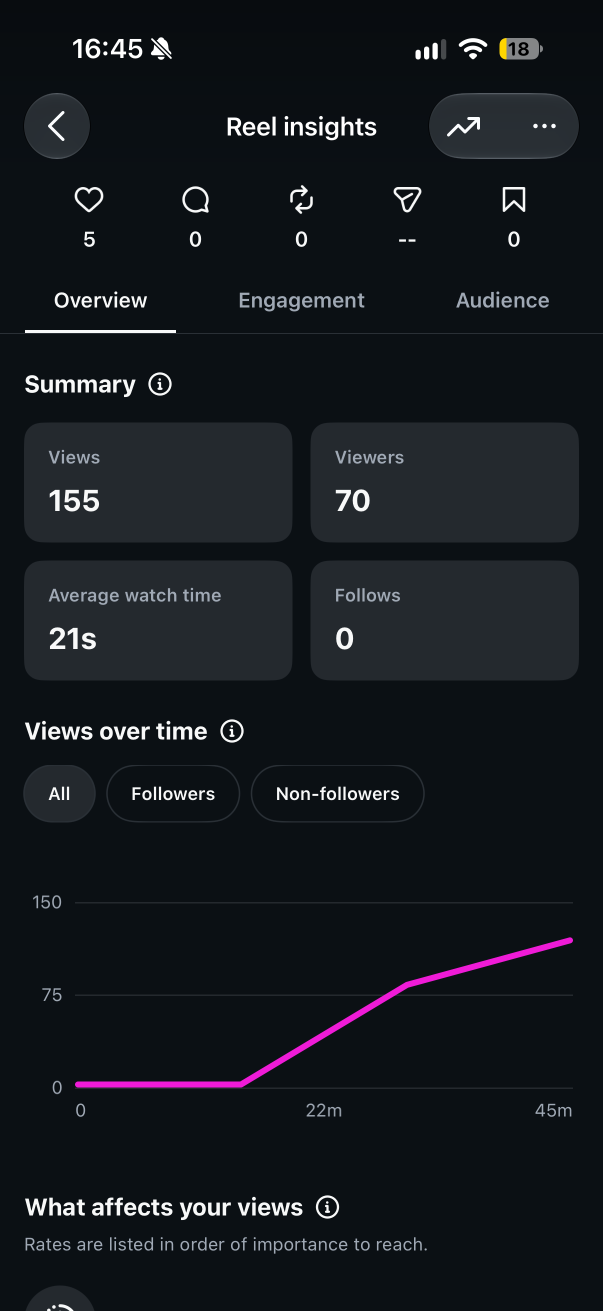
#> input picture context/uploads/1439127a-image.png, 1206 x 2622 px (shown at 1/2 size)
$ python seam.py ../uploads/1439127a-image.png
#> lines starting #> are read from the running program, lines starting #| are printed output that depends on the picture; after the words box and inside, x2 and y2 are one past the last pixel; in counts of white or black regions, pixels touching at a corner belong together
import sys
import numpy as np
from PIL import Image
for f in sys.argv[1:]:
    a=np.asarray(Image.open(f).convert('RGB')).astype(int)
    sub=a[880:1500, 700:1060]
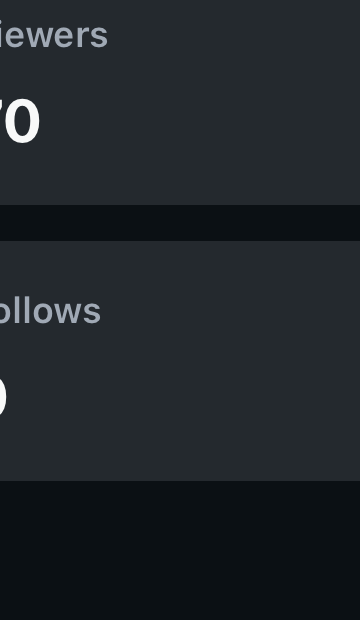
#> sub: shape (620, 360, 3) int64; mean R, G, B 31, 36, 40.7
    l=sub[:, :-2]; c=sub[:,1:-1]; r=sub[:,2:]
    dl=np.abs(c-l).sum(2); dr=np.abs(c-r).sum(2); dlr=np.abs(l-r).sum(2)
#> after `dl = np.abs(c - l).sum(2)`:
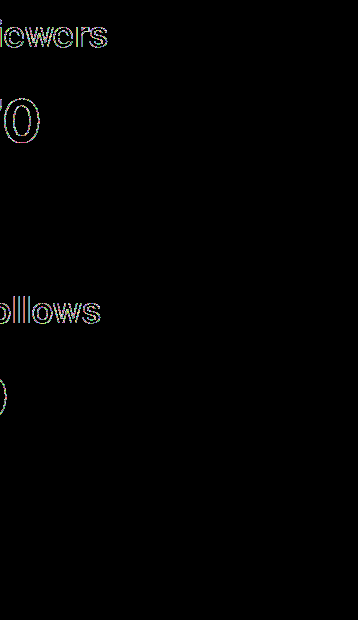
#> dl: shape (620, 358) int64; 388 distinct labels, from 0 to 611; one colour per label, 0 black
#> after `dr = np.abs(c - r).sum(2)`: dr: shape (620, 358) int64; 386 distinct labels, from 0 to 611
#> after `dlr = np.abs(l - r).sum(2)`: dlr: shape (620, 358) int64; 410 distinct labels, from 0 to 623
    m=(dl>25)&(dr>25)&(dlr<12)
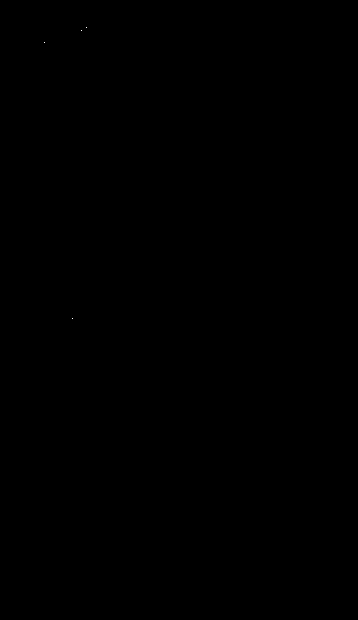
#> m: shape (620, 358) bool; 0% white in thin lines or dots, all inside (x1, y1, x2, y2) = (44, 27, 87, 319)
    cnt=m.sum(0)
#> cnt = 358 values, max 1 at index 44, min 0 at index 0, mean 0.0112
    top=np.argsort(cnt)[::-1][:5]
#> top = [44, 86, 72, 81, 114]
    print(f, [(int(x+701), int(cnt[x])) for x in top])
#| ../uploads/1439127a-image.png [(745, 1), (787, 1), (773, 1), (782, 1), (815, 0)]

$ run again, on context/uploads/34f91951-image.png
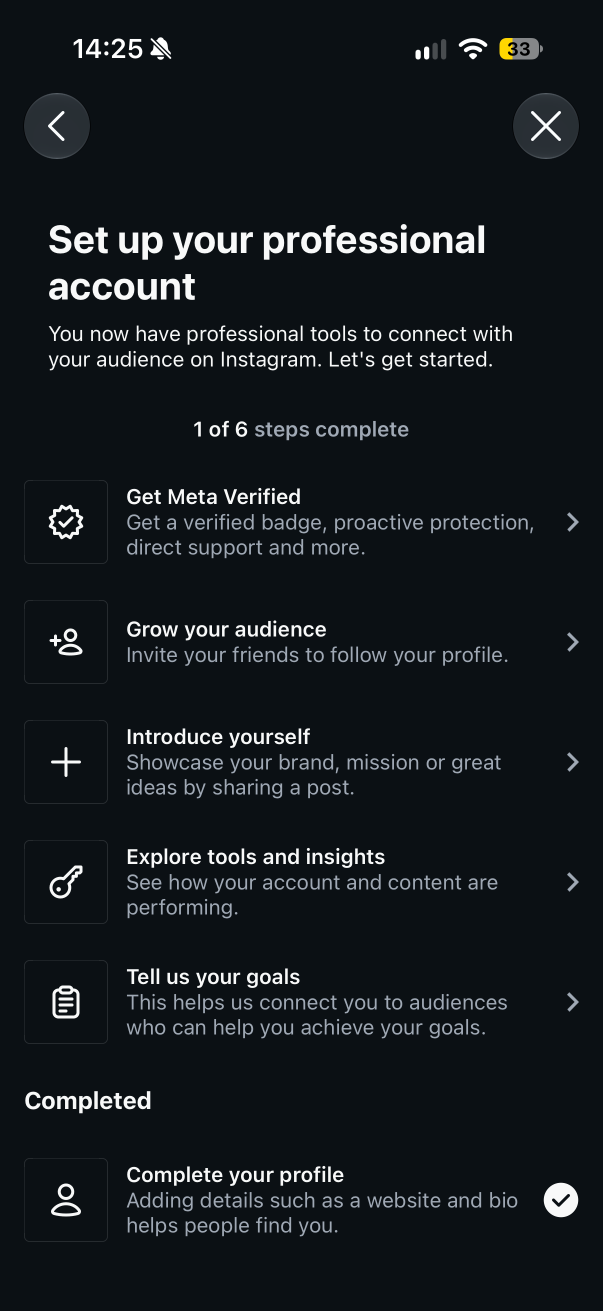
#> input picture context/uploads/34f91951-image.png, 1206 x 2622 px (shown at 1/2 size)
#> `dl = np.abs(c - l).sum(2)`:
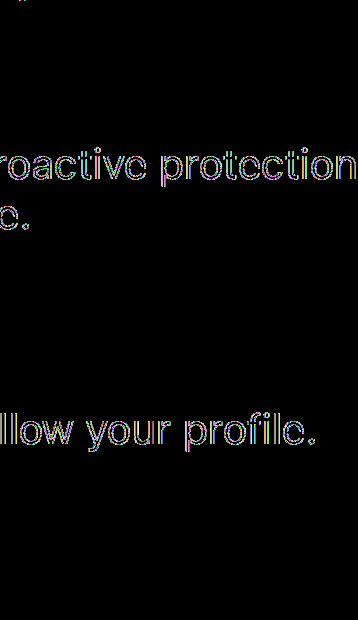
#> dl: shape (620, 358) int64; 370 distinct labels, from 0 to 452; one colour per label, 0 black
#> dr: shape (620, 358) int64; 370 distinct labels, from 0 to 452
#> `dlr = np.abs(l - r).sum(2)`:
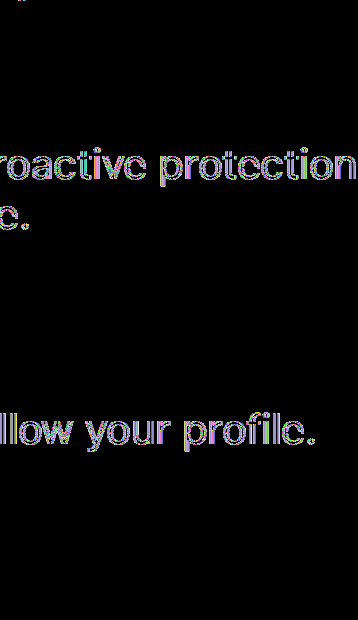
#> dlr: shape (620, 358) int64; 346 distinct labels, from 0 to 463; one colour per label, 0 black
#> m: shape (620, 358) bool; 0.02% white in thin lines or dots, all inside (x1, y1, x2, y2) = (18, 156, 347, 445)
#> cnt = 358 values, max 4 at index 18, min 0 at index 0, mean 0.128
#> top = [18, 210, 30, 118, 234]
#| ../uploads/34f91951-image.png [(719, 4), (911, 4), (731, 4), (819, 4), (935, 4)]

$ run again, on context/uploads/67ecb691-image.png
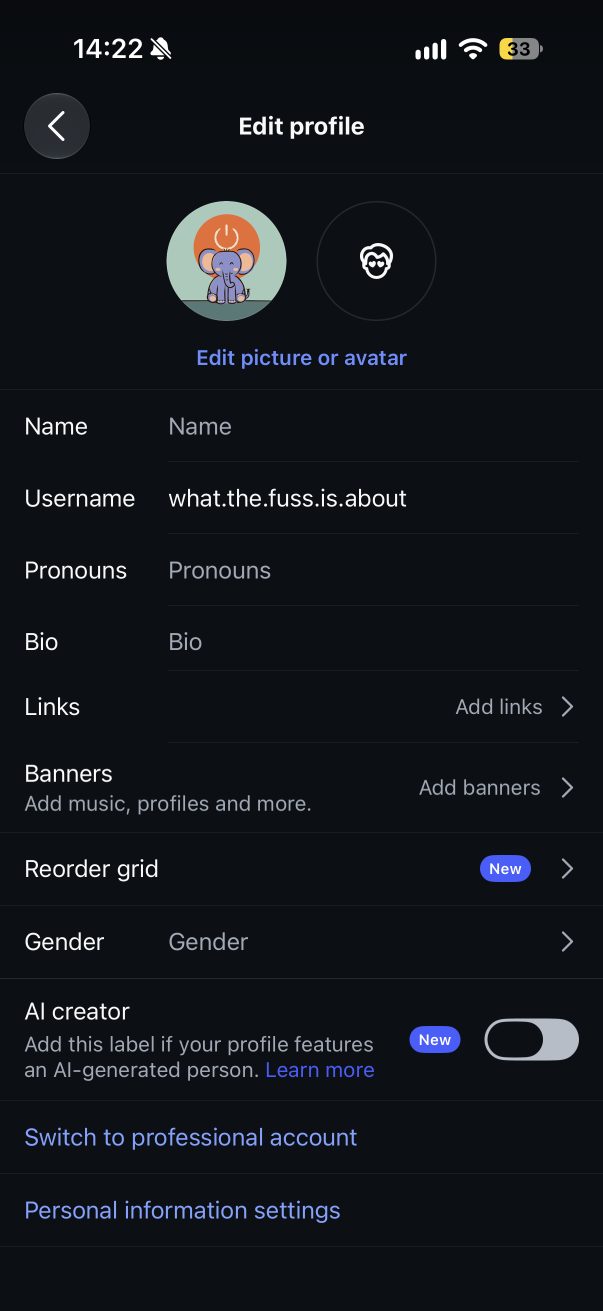
#> input picture context/uploads/67ecb691-image.png, 1206 x 2622 px (shown at 1/2 size)
#> `sub=a[880:1500, 700:1060]`:
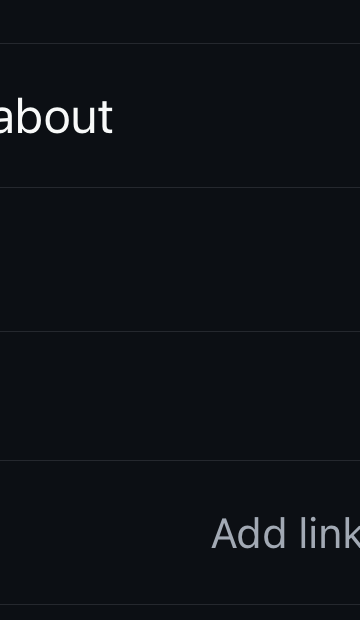
#> sub: shape (620, 360, 3) int64; mean R, G, B 14.4, 17.4, 22.4
#> `dl = np.abs(c - l).sum(2)`:
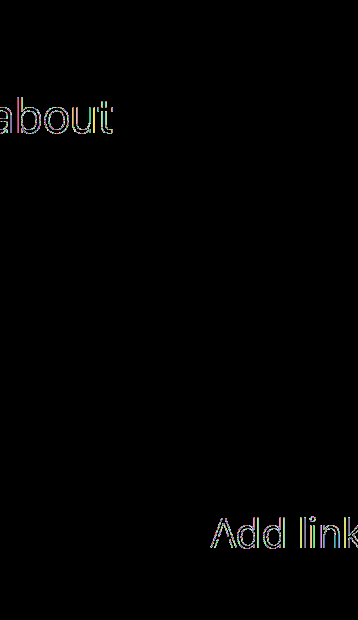
#> dl: shape (620, 358) int64; 478 distinct labels, from 0 to 679; one colour per label, 0 black
#> dr: shape (620, 358) int64; 479 distinct labels, from 0 to 679
#> dlr: shape (620, 358) int64; 520 distinct labels, from 0 to 699
#> m: shape (620, 358) bool; 0% white in thin lines or dots, all inside (x1, y1, x2, y2) = (21, 107, 349, 545)
#> cnt = 358 values, max 2 at index 29, min 0 at index 0, mean 0.0279
#> top = [29, 279, 253, 348, 21]
#| ../uploads/67ecb691-image.png [(730, 2), (980, 2), (954, 2), (1049, 1), (722, 1)]
